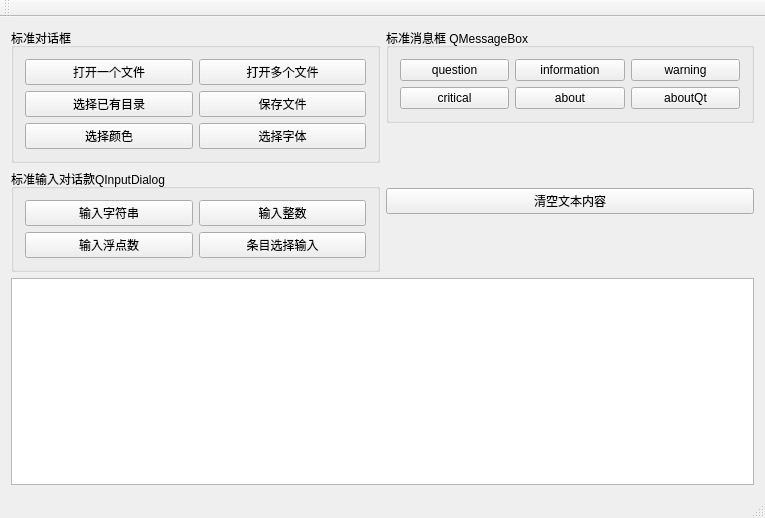
<?xml version="1.0" encoding="UTF-8"?>
<ui version="4.0">
 <class>MainWindow</class>
 <widget class="QMainWindow" name="MainWindow">
  <property name="geometry">
   <rect>
    <x>0</x>
    <y>0</y>
    <width>765</width>
    <height>518</height>
   </rect>
  </property>
  <property name="windowTitle">
   <string>MainWindow</string>
  </property>
  <widget class="QWidget" name="centralWidget">
   <layout class="QHBoxLayout" name="horizontalLayout_4">
    <item>
     <layout class="QVBoxLayout" name="verticalLayout_4">
      <item>
       <layout class="QHBoxLayout" name="horizontalLayout_3">
        <item>
         <layout class="QVBoxLayout" name="verticalLayout_2">
          <item>
           <widget class="QGroupBox" name="groupBox">
            <property name="title">
             <string>标准对话框</string>
            </property>
            <layout class="QVBoxLayout" name="verticalLayout">
             <item>
              <layout class="QGridLayout" name="gridLayout">
               <item row="0" column="0">
                <widget class="QPushButton" name="btnOpen">
                 <property name="text">
                  <string>打开一个文件</string>
                 </property>
                </widget>
               </item>
               <item row="0" column="1">
                <widget class="QPushButton" name="btnOpenMulti">
                 <property name="text">
                  <string>打开多个文件</string>
                 </property>
                </widget>
               </item>
               <item row="1" column="0">
                <widget class="QPushButton" name="btnSelDir">
                 <property name="text">
                  <string>选择已有目录</string>
                 </property>
                </widget>
               </item>
               <item row="1" column="1">
                <widget class="QPushButton" name="btnSave">
                 <property name="text">
                  <string>保存文件</string>
                 </property>
                </widget>
               </item>
               <item row="2" column="0">
                <widget class="QPushButton" name="btnColor">
                 <property name="text">
                  <string>选择颜色</string>
                 </property>
                </widget>
               </item>
               <item row="2" column="1">
                <widget class="QPushButton" name="btnFont">
                 <property name="text">
                  <string>选择字体</string>
                 </property>
                </widget>
               </item>
              </layout>
             </item>
            </layout>
           </widget>
          </item>
          <item>
           <widget class="QGroupBox" name="groupBox_2">
            <property name="title">
             <string>标准输入对话款QInputDialog</string>
            </property>
            <layout class="QHBoxLayout" name="horizontalLayout">
             <item>
              <layout class="QGridLayout" name="gridLayout_2">
               <item row="0" column="0">
                <widget class="QPushButton" name="btnInputString">
                 <property name="text">
                  <string>输入字符串</string>
                 </property>
                </widget>
               </item>
               <item row="0" column="1">
                <widget class="QPushButton" name="btnInputInt">
                 <property name="text">
                  <string>输入整数</string>
                 </property>
                </widget>
               </item>
               <item row="1" column="0">
                <widget class="QPushButton" name="btnInputFloat">
                 <property name="text">
                  <string>输入浮点数</string>
                 </property>
                </widget>
               </item>
               <item row="1" column="1">
                <widget class="QPushButton" name="btnInputItem">
                 <property name="text">
                  <string>条目选择输入</string>
                 </property>
                </widget>
               </item>
              </layout>
             </item>
            </layout>
           </widget>
          </item>
         </layout>
        </item>
        <item>
         <layout class="QVBoxLayout" name="verticalLayout_3">
          <item>
           <widget class="QGroupBox" name="groupBox_3">
            <property name="title">
             <string>标准消息框 QMessageBox</string>
            </property>
            <layout class="QHBoxLayout" name="horizontalLayout_2">
             <item>
              <layout class="QGridLayout" name="gridLayout_3">
               <item row="0" column="0">
                <widget class="QPushButton" name="btnMsgQuestion">
                 <property name="text">
                  <string>question</string>
                 </property>
                </widget>
               </item>
               <item row="0" column="1">
                <widget class="QPushButton" name="btnMsgInformation">
                 <property name="text">
                  <string>information</string>
                 </property>
                </widget>
               </item>
               <item row="0" column="2">
                <widget class="QPushButton" name="btnMsgWarning">
                 <property name="text">
                  <string>warning</string>
                 </property>
                </widget>
               </item>
               <item row="1" column="0">
                <widget class="QPushButton" name="btnMsgCritical">
                 <property name="text">
                  <string>critical</string>
                 </property>
                </widget>
               </item>
               <item row="1" column="1">
                <widget class="QPushButton" name="btnMsgAbout">
                 <property name="text">
                  <string>about</string>
                 </property>
                </widget>
               </item>
               <item row="1" column="2">
                <widget class="QPushButton" name="btnMsgAboutQt">
                 <property name="text">
                  <string>aboutQt</string>
                 </property>
                </widget>
               </item>
              </layout>
             </item>
            </layout>
           </widget>
          </item>
          <item>
           <spacer name="verticalSpacer">
            <property name="orientation">
             <enum>Qt::Vertical</enum>
            </property>
            <property name="sizeHint" stdset="0">
             <size>
              <width>20</width>
              <height>40</height>
             </size>
            </property>
           </spacer>
          </item>
          <item>
           <widget class="QPushButton" name="pushButton_17">
            <property name="text">
             <string>清空文本内容</string>
            </property>
           </widget>
          </item>
          <item>
           <spacer name="verticalSpacer_2">
            <property name="orientation">
             <enum>Qt::Vertical</enum>
            </property>
            <property name="sizeHint" stdset="0">
             <size>
              <width>20</width>
              <height>40</height>
             </size>
            </property>
           </spacer>
          </item>
         </layout>
        </item>
       </layout>
      </item>
      <item>
       <widget class="QPlainTextEdit" name="plainTextEdit"/>
      </item>
     </layout>
    </item>
   </layout>
  </widget>
  <widget class="QMenuBar" name="menuBar">
   <property name="geometry">
    <rect>
     <x>0</x>
     <y>0</y>
     <width>765</width>
     <height>28</height>
    </rect>
   </property>
  </widget>
  <widget class="QToolBar" name="mainToolBar">
   <attribute name="toolBarArea">
    <enum>TopToolBarArea</enum>
   </attribute>
   <attribute name="toolBarBreak">
    <bool>false</bool>
   </attribute>
  </widget>
  <widget class="QStatusBar" name="statusBar"/>
 </widget>
 <layoutdefault spacing="6" margin="11"/>
 <resources/>
 <connections/>
</ui>
